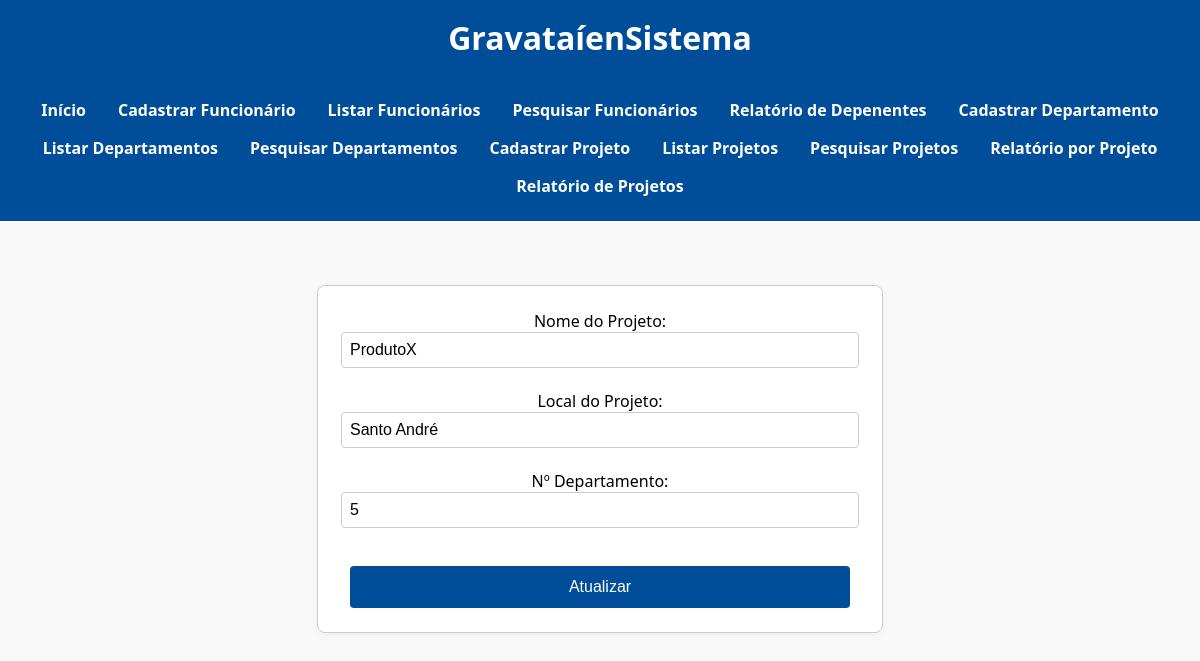
/editar_projeto.php?projnumero=1, run on the app's committed database.
### tables this page shows
CREATE TABLE `projeto` (
  `Projnome` varchar(100) DEFAULT NULL,
  `Projnumero` int(11) NOT NULL,
  `Projlocal` varchar(100) DEFAULT NULL,
  `Dnum` int(11) DEFAULT NULL
);

### editar_projeto.php (the view, shortened to what this page needs)
<?php
include("conexao.php");
include('header.php');
$projnumero = $_GET['projnumero'];
$stmt = $conn->prepare("SELECT Projnome, Projlocal, Dnum FROM PROJETO WHERE Projnumero=?");
$stmt->bind_param("i", $projnumero);
$stmt->execute();
$stmt->bind_result($projnome, $projlocal, $dnum);
?>
<form method="POST">
    Nome do Projeto: <input name="projnome" value="<?= $projnome ?>"><br>
    Local do Projeto: <input name="projlocal" value="<?= $projlocal ?>"><br>
    Nº Departamento: <input name="dnum" value="<?= $dnum ?>"><br>
    <input type="submit" value="Atualizar">
</form>

### style.css (style rules this page uses)
body { font-family: 'Segoe UI', Tahoma, Geneva, Verdana, sans-serif; margin: 0; background-color: #f9f9f9; }
form { width: 100%; max-width: 500px; margin: 2rem auto; padding: 1.5rem 2rem; background-color: #ffffff; border: 1px solid #ccc; border-radius: 8px; box-shadow: 0px 2px 8px rgba(0, 0, 0, 0.05); display: flex; flex-direction: column; align-items: center; }
form input, form select { width: 100%; padding: 0.5rem; border: 1px solid #ccc; border-radius: 4px; font-size: 1rem; }
input[type="submit"] { background-color: #004d99; color: white; border: none; padding: 0.75rem 1.5rem; border-radius: 4px; font-size: 1rem; cursor: pointer; margin-top: 1rem; }

### data on the page
projeto: projnome "ProdutoX", projlocal "Santo André", dnum "5"
